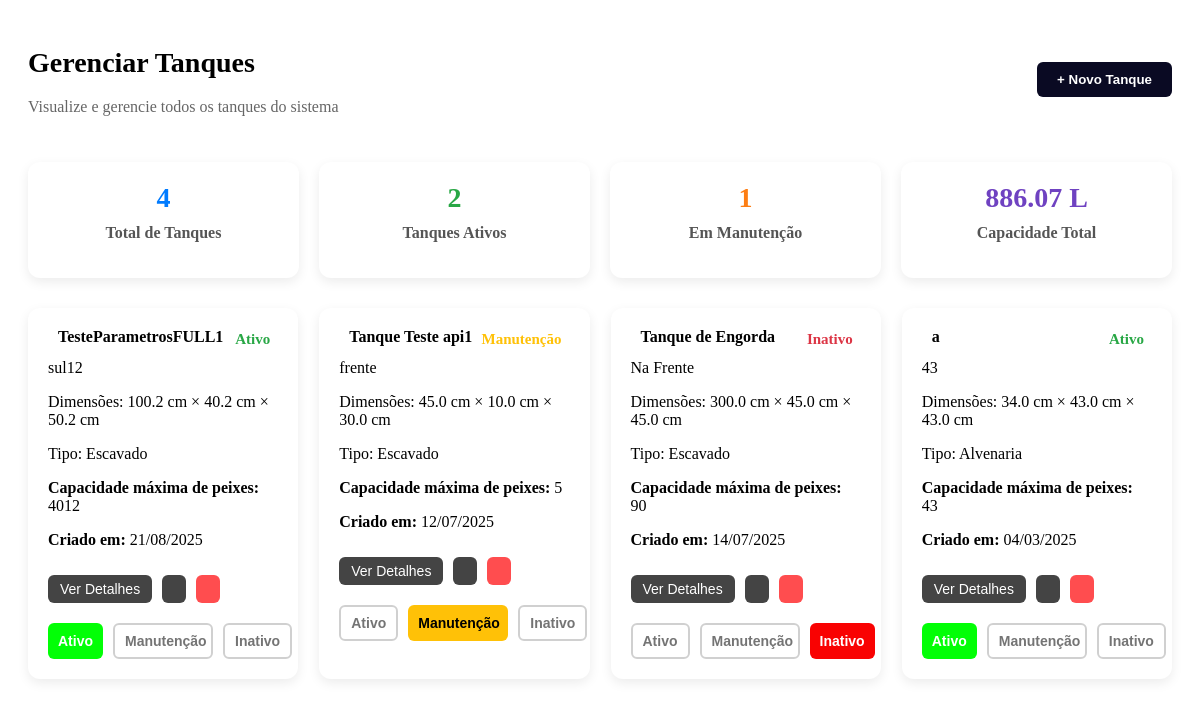
The page /tank/ (signed in) on the database as committed earlier.
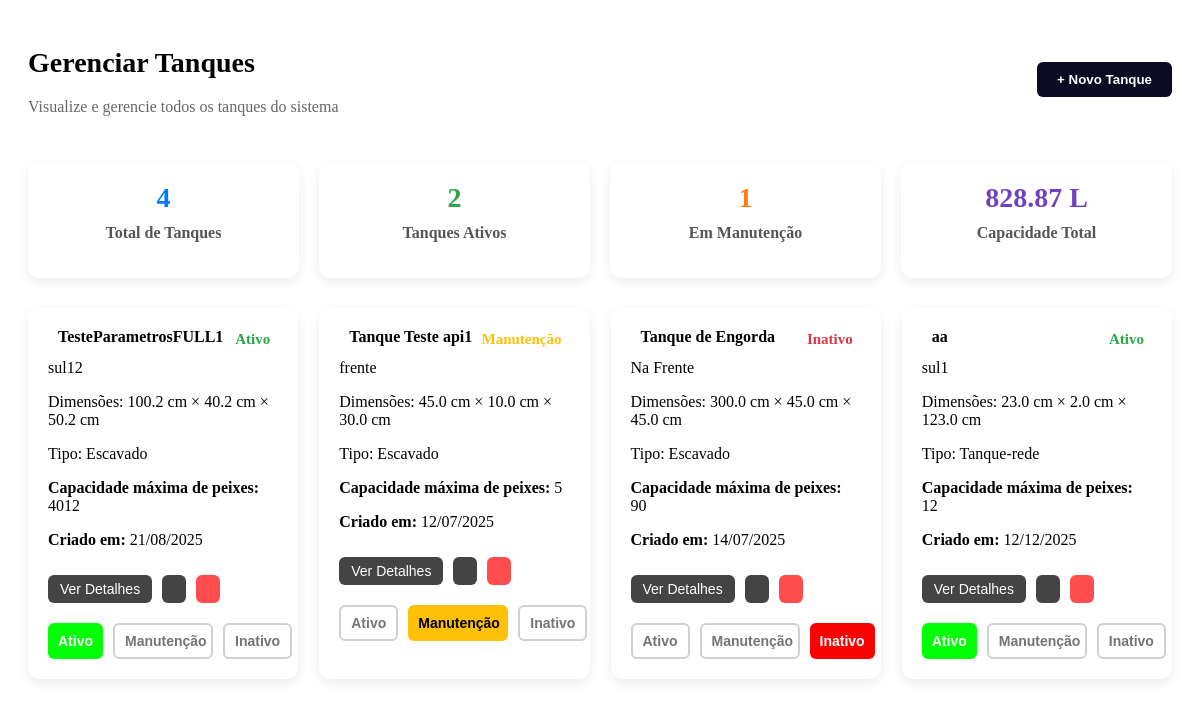
The same page on the database as committed later.
### core/models.py (models this page shows, shortened)
class Tanque(models.Model):
    TIPO_CHOICES = [
        ('Escavado', 'Escavado'),
        ('Tanque-rede', 'Tanque-rede'),
        ('Alvenaria', 'Alvenaria'),
        ('Fibra de vidro', 'Fibra de vidro'),
        ('Outro', 'Outro'),
    ]
    ESPECIE_CHOICES = [
        ('Tilápia do Nilo (Oreochromis niloticus)', 'Tilápia do Nilo'),
        ('Tilápia Azul (Oreochromis aureus)', 'Tilápia Azul'),
        ('Tilápia de Moçambique (Oreochromis mossambicus)', 'Tilápia de Moçambique'),
        ('Tilápia de Zanzibar (Oreochromis hornorum)', 'Tilápia de Zanzibar'),
        ('Outro', 'Outro'),
    ]
    FONTE_CHOICES = [
        ('Nascente', 'Nascente'),
        ('Poço artesiano', 'Poço artesiano'),
        ('Rio', 'Rio'),
        ('Abastecimento público', 'Abastecimento público'),
        ('Outro', 'Outro'),
    ]
    SITUACAO_CHOICES = [
        ('Ativo', 'Ativo'),
        ('Manutenção', 'Manutenção'),
        ('Inativo', 'Inativo'),
    ]
    usuario = models.ForeignKey(Usuario, on_delete=models.CASCADE, related_name="tanques")
    nome = models.CharField(max_length=100)
    comprimento = models.FloatField()
    largura = models.FloatField()
    altura = models.FloatField()
    capacidade_maxima = models.PositiveIntegerField(null=True, blank=True)
    tipo = models.CharField(max_length=20, choices=TIPO_CHOICES)
    especie_cultivada = models.CharField(max_length=80, choices=ESPECIE_CHOICES)
    data_instalacao = models.DateField(null=True, blank=True)
    localizacao = models.CharField(max_length=255, blank=True)
    fonte_agua = models.CharField(max_length=30, choices=FONTE_CHOICES, blank=True)
    situacao = models.CharField(max_length=20, choices=SITUACAO_CHOICES)
    temperatura = models.FloatField(null=True, blank=True)
    ph = models.FloatField(null=True, blank=True)
    oxigenio = models.FloatField(null=True, blank=True)
    tds = models.FloatField(null=True, blank=True)
    amonia = models.FloatField(null=True, blank=True)
    nitrito = models.FloatField(null=True, blank=True)
    nitrato = models.FloatField(null=True, blank=True)
    dureza_geral = models.FloatField(null=True, blank=True)
    dureza_carbonatos = models.FloatField(null=True, blank=True)
    salinidade = models.FloatField(null=True, blank=True)

### core/views.py (the view)
# urls.py: path('tank/', views.tank, name='tank'),
@login_required
def tank(request):
    usuario = request.user
    tanques = Tanque.objects.filter(usuario=usuario)
    total = tanques.count()
    ativos = tanques.filter(situacao='Ativo').count()
    manutencao = tanques.filter(situacao='Manutenção').count()
    capacidade_total = 0
    for t in tanques:
        if t.comprimento and t.largura and t.altura:
            capacidade_total += (t.comprimento * t.largura * t.altura) / 1000
    context = {
        'tanques': tanques,
        'tem_tanques': total > 0,
        'total': total,
        'ativos': ativos,
        'manutencao': manutencao,
        'capacidade_total': round(capacidade_total, 2),
    }
    return render(request, 'front/tank.html', context)

### core/templates/front/tank.html (shortened to what this page needs)
 {% load static %}
<link rel="stylesheet" href="{% static 'css/estilogeraltemas.css' %}">
<div class="dashboard-content-wrapper">
  <div class="top-header">
    <div>
      <h1>Gerenciar Tanques</h1>
      <p>Visualize e gerencie todos os tanques do sistema</p>
    </div>
    <button onclick="abrirFormularioTanque()">+ Novo Tanque</button>
  </div>
  <div class="cards-container">
    <div class="card-box">
      <span class="blue">{{ total }}</span>
      <h3>Total de Tanques</h3>
    </div>
    <div class="card-box">
      <span class="green">{{ ativos }}</span>
      <h3>Tanques Ativos</h3>
    </div>
    <div class="card-box">
      <span class="orange">{{ manutencao }}</span>
      <h3>Em Manutenção</h3>
    </div>
    <div class="card-box">
      <span class="purple">{{ capacidade_total }} L</span>
      <h3>Capacidade Total</h3>
    </div>
  </div>
  {% if not tem_tanques %}
  <div class="empty-box">
    <img src="https://cdn-icons-png.flaticon.com/512/833/833593.png" alt="icone vazio">
    <h2>Nenhum tanque cadastrado</h2>
    <p>Adicione seu primeiro tanque para começar o monitoramento</p>
  </div>
  {% else %}
  <div class="tank-list">
    {% for tanque in tanques %}
    <div class="card-box" style="position: relative;">
      <div style="display: flex; justify-content: space-between; align-items: start;">
        <div style="display: flex; align-items: center; gap: 10px;">
          <strong style="font-size: 16px;">{{ tanque.nome }}</strong>
        </div>
        <span class="situacao-text situacao-span
  {% if tanque.situacao == 'Ativo' %}ativo
  {% elif tanque.situacao == 'Manutenção' %}manutencao
  {% elif tanque.situacao == 'Inativo' %}inativo
  {% endif %}">
          {{ tanque.situacao }}
        </span>
      </div>
      <p style="margin: 8px 0 4px;"> {{ tanque.localizacao }}</p>
      <p>
        Dimensões: {{ tanque.comprimento|floatformat:1 }} cm × {{ tanque.largura|floatformat:1 }} cm × {{ tanque.altura|floatformat:1 }} cm
      </p>
      <p> Tipo: {{ tanque.tipo }}</p>
      <p><strong>Capacidade máxima de peixes:</strong> {{ tanque.capacidade_maxima }}</p>
      <p><strong>Criado em:</strong> {{ tanque.data_instalacao|date:"d/m/Y" }}</p>
      <div style="margin-top: 15px; display: flex; gap: 10px; flex-wrap: wrap;">
        <button onclick="verDetalhesTanque({{ tanque.id }})"
          style="background: #444444; padding: 6px 12px; border-radius: 6px; color: white;">
          Ver
          Detalhes</button>
        <button onclick="carregarConteudo('{% url 'configuracoes_tanque' tanque.id %}')"
          style="background: #444444; padding: 6px 12px; border-radius: 6px; color: white;">
        </button>
        <button onclick="deletarTanque({{ tanque.id }})"
          style="background: #ff4d4f; color: white; padding: 6px 12px; border-radius: 6px;"></button>
      </div>
      <div style="margin-top: 10px; display: flex; gap: 10px;">
        <button class="btn-situacao {% if tanque.situacao == 'Ativo' %}ativo{% else %}apagado{% endif %}"
          onclick="atualizarSituacao({{ tanque.id }}, 'Ativo', this)">Ativo</button>
        <button class="btn-situacao {% if tanque.situacao == 'Manutenção' %}manutencao{% else %}apagado{% endif %}"
          onclick="atualizarSituacao({{ tanque.id }}, 'Manutenção', this)">Manutenção</button>
        <button class="btn-situacao {% if tanque.situacao == 'Inativo' %}inativo{% else %}apagado{% endif %}"
          onclick="atualizarSituacao({{ tanque.id }}, 'Inativo', this)">Inativo</button>
      </div>
    </div>
    {% endfor %}
  </div>
  {% endif %}
</div>

### core/templates/front/tank.html (style rules this page uses)
.dashboard-content-wrapper { max-width: 100%; margin: 0; padding: 20px; }
.cards-container { display: flex; justify-content: space-between; flex-wrap: wrap; gap: 20px; margin-bottom: 30px; }
.card-box { flex: 1; min-width: 200px; background-color: #fff; border-radius: 12px; box-shadow: 0 4px 12px rgba(0, 0, 0, 0.08); padding: 20px; text-align: center; color: initial; }
.card-box h3 { font-size: 16px; color: #555; margin-top: 10px; }
.card-box span { font-size: 15px; font-weight: bold; display: block; }
.cards-container .card-box span { font-size: 28px; font-weight: bold; display: block; }
.blue { color: #007bff; }
.green { color: #28a745; }
.orange { color: #fd7e14; }
.purple { color: #6f42c1; }
.top-header { display: flex; justify-content: space-between; align-items: center; margin-bottom: 30px; }
.top-header h1 { font-size: 28px; font-weight: bold; }
.top-header p { color: #666; margin-top: 5px; }
.top-header button { padding: 10px 20px; background-color: #0a0a23; color: white; font-weight: bold; border-radius: 6px; border: none; cursor: pointer; }
.tank-list { display: grid; grid-template-columns: repeat(auto-fill, minmax(260px, 1fr)); gap: 21px; margin-top: 30px; }
.tank-list .card-box { text-align: left; }
.tank-list .card-box button { margin-top: 10px; padding: 8px 10px; background-color: #007bff; color: white; border: none; border-radius: 6px; cursor: pointer; font-size: 14px; }
.btn-situacao { padding: 5px 12px; border-radius: 6px; font-weight: bold; border: none; cursor: default; max-width: 100px; flex: 1 1 auto; white-space: nowrap; }
.btn-situacao.ativo { background-color: #02ff06 !important; color: white !important; opacity: 1 !important; }
.btn-situacao.manutencao { background-color: #ffc107 !important; color: black !important; opacity: 1 !important; }
.btn-situacao.inativo { background-color: #f90202 !important; color: white !important; opacity: 1 !important; }
.btn-situacao.apagado { background-color: white !important; color: #666 !important; border: 2px solid #ccc !important; opacity: 0.9 !important; cursor: pointer !important; }
.situacao-text { padding: 3px 8px; font-size: 12px; font-weight: bold; border-radius: 12px; display: inline-block; }
.situacao-text.ativo { color: #28a745; }
.situacao-text.manutencao { color: #ffc107; }
.situacao-text.inativo { color: #dc3545; }

Rows that differ between the two databases and show on the page:
removed Tanque: nome "a", situacao "Ativo", localizacao "43", comprimento "34.0", largura "43.0", altura "43.0", tipo "Alvenaria", capacidade_maxima "43", data_instalacao "04/03/2025"
added Tanque: nome "aa", situacao "Ativo", localizacao "sul1", comprimento "23.0", largura "2.0", altura "123.0", tipo "Tanque-rede", capacidade_maxima "12", data_instalacao "12/12/2025"
Other text that changed with them:
{{ capacidade_total }}: "886.07" → "828.87"
